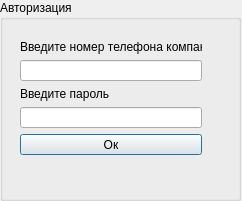
<?xml version="1.0" encoding="UTF-8"?>
<ui version="4.0">
 <class>authorization</class>
 <widget class="QDialog" name="authorization">
  <property name="geometry">
   <rect>
    <x>0</x>
    <y>0</y>
    <width>242</width>
    <height>201</height>
   </rect>
  </property>
  <property name="windowTitle">
   <string>Dialog</string>
  </property>
  <widget class="QGroupBox" name="groupBox">
   <property name="geometry">
    <rect>
     <x>0</x>
     <y>0</y>
     <width>241</width>
     <height>201</height>
    </rect>
   </property>
   <property name="title">
    <string>Авторизация</string>
   </property>
   <widget class="QWidget" name="layoutWidget">
    <property name="geometry">
     <rect>
      <x>20</x>
      <y>40</y>
      <width>182</width>
      <height>115</height>
     </rect>
    </property>
    <layout class="QVBoxLayout" name="verticalLayout">
     <item>
      <widget class="QLabel" name="label">
       <property name="text">
        <string>Введите номер телефона компании</string>
       </property>
      </widget>
     </item>
     <item>
      <widget class="QLineEdit" name="phoneNumber"/>
     </item>
     <item>
      <widget class="QLabel" name="label_2">
       <property name="text">
        <string>Введите пароль</string>
       </property>
      </widget>
     </item>
     <item>
      <widget class="QLineEdit" name="password">
       <property name="echoMode">
        <enum>QLineEdit::Password</enum>
       </property>
      </widget>
     </item>
     <item>
      <widget class="QPushButton" name="pushButton">
       <property name="text">
        <string>Ок</string>
       </property>
      </widget>
     </item>
    </layout>
   </widget>
  </widget>
 </widget>
 <resources/>
 <connections/>
</ui>
